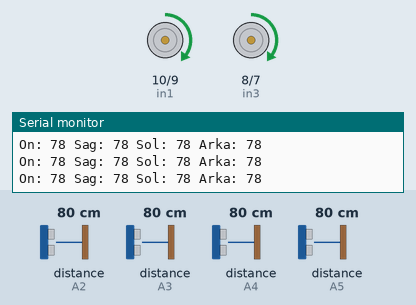
Recording of a sketch running on a simulated Arduino Uno, built with avr-gcc and run on an emulated ATmega328P. Parts: motor-driver pin pairs drawn as motors (green arrow = first pin HIGH = forward, orange = second pin HIGH = backward, longer = more drive, scaled by the enable pin), the last lines printed to the serial monitor. Wiring (inferred from the names in the program): 4 × ultrasonic range finder: trigger pin 2, echo A2 / trigger pin 4, echo A3 / trigger pin 12, echo A4 / trigger pin 13, echo A5. The test bench sets the inputs (shaded band); at power-on: distance to the obstacle (sensors on A2, A5, A3, A4) 80 cm. The echo pulse lasts 58.3 µs per cm.

Above: at 1.2 s.
1.3 s: distance to the obstacle (sensor on A2) set to 24 cm
4.3 s: distance to the obstacle (sensor on A2) set to 19 cm
At 5.2 s:
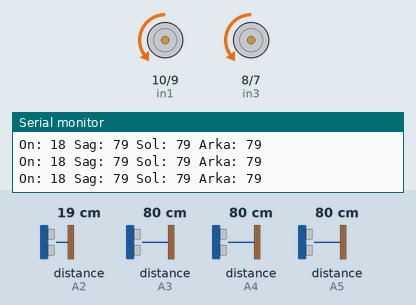
6.0 s: distance to the obstacle (sensor on A5) set to 24 cm
9.0 s: distance to the obstacle (sensor on A5) set to 19 cm
At 11.37 s:
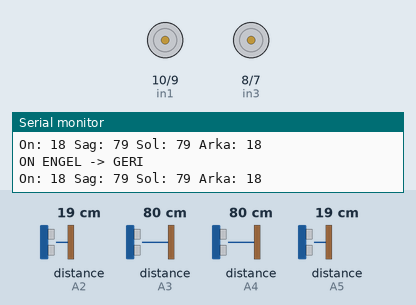
12.0 s: distance to the obstacle (sensor on A3) set to 24 cm
15.0 s: distance to the obstacle (sensor on A3) set to 20 cm
Timing chart, 0 to 17.7 s (numbered marks = the images above; inputs shaded):
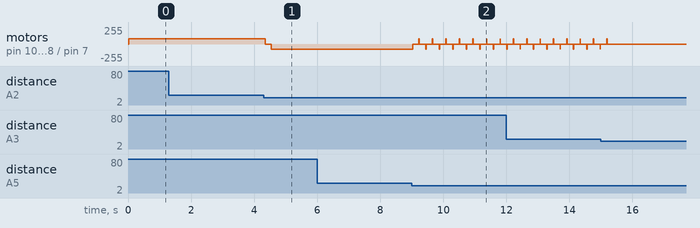

The sketch:

version_calisan_ilerigeri.ino
```cpp
// --- TRIG PİNLERİ ---
const int trigOn   = 2;
const int trigSag  = 4;
const int trigSol  = 12;
const int trigArka = 13;

// --- ECHO PİNLERİ ---
const int echoOn   = A2;
const int echoSag  = A3;
const int echoSol  = A4;
const int echoArka = A5;

// --- MOTOR PİNLERİ ---
const int enA = 11;  // PWM
const int in1 = 10;
const int in2 = 9;

const int enB = 6;   // PWM
const int in3 = 8;
const int in4 = 7;

int hiz = 80;
bool ileriDurum = true;

void setup() {
  pinMode(trigOn, OUTPUT);
  pinMode(trigSag, OUTPUT);
  pinMode(trigSol, OUTPUT);
  pinMode(trigArka, OUTPUT);

  pinMode(echoOn, INPUT);
  pinMode(echoSag, INPUT);
  pinMode(echoSol, INPUT);
  pinMode(echoArka, INPUT);

  pinMode(enA, OUTPUT);
  pinMode(in1, OUTPUT);
  pinMode(in2, OUTPUT);

  pinMode(enB, OUTPUT);
  pinMode(in3, OUTPUT);
  pinMode(in4, OUTPUT);

  Serial.begin(9600);
}

int mesafeOlc(int trigPin, int echoPin) {
  long sure;

  digitalWrite(trigPin, LOW);
  delayMicroseconds(5);
  digitalWrite(trigPin, HIGH);
  delayMicroseconds(10);
  digitalWrite(trigPin, LOW);

  sure = pulseIn(echoPin, HIGH, 30000);

  if (sure == 0) return 0;

  return sure * 0.034 / 2;
}

void loop() {
  int on   = mesafeOlc(trigOn, echoOn);
  int sag  = mesafeOlc(trigSag, echoSag);
  int sol  = mesafeOlc(trigSol, echoSol);
  int arka = mesafeOlc(trigArka, echoArka);

  Serial.print("On: "); Serial.print(on);
  Serial.print(" Sag: "); Serial.print(sag);
  Serial.print(" Sol: "); Serial.print(sol);
  Serial.print(" Arka: "); Serial.println(arka);

  if (sag > 0 && sag <= 20) {
    dur();
    Serial.println("SAG ENGEL -> DUR");
    return;
  }

  if (sol > 0 && sol <= 20) {
    dur();
    Serial.println("SOL ENGEL -> DUR");
    return;
  }

  if (ileriDurum) {
    if (on > 0 && on <= 20) {
      dur();
      delay(200);
      geri();
      ileriDurum = false;
      Serial.println("ON ENGEL -> GERI");
      return;
    } else {
      ileri();
      return;
    }
  } else {
    if (arka > 0 && arka <= 20) {
      dur();
      delay(200);
      ileri();
      ileriDurum = true;
      Serial.println("ARKA ENGEL -> ILERI");
      return;
    } else {
      geri();
      return;
    }
  }
}

// --- MOTOR FONKSİYONLARI ---

void ileri() {
  digitalWrite(in1, HIGH);
  digitalWrite(in2, LOW);

  digitalWrite(in3, HIGH);
  digitalWrite(in4, LOW);

  analogWrite(enA, hiz);
  analogWrite(enB, hiz);
}

void geri() {
  digitalWrite(in1, LOW);
  digitalWrite(in2, HIGH);

  digitalWrite(in3, LOW);
  digitalWrite(in4, HIGH);

  analogWrite(enA, hiz);
  analogWrite(enB, hiz);
}

void dur() {
  digitalWrite(in1, LOW);
  digitalWrite(in2, LOW);

  digitalWrite(in3, LOW);
  digitalWrite(in4, LOW);

  analogWrite(enA, 0);
  analogWrite(enB, 0);
}
```

Measured:
- the behaviour switches between 22 and 21 cm on distance to the obstacle (sensor on A2) (found by bisection; images 0 and 1)
- the behaviour switches between 22 and 21 cm on distance to the obstacle (sensor on A5) (found by bisection; images 1 and 2)
- after the input at 4.3 s, motor on pin 10 (in1) / pin 9 (in2), motor on pin 8 (in3) / pin 7 (in4): forward 80/255 → stopped after 0.05 s, → backward 80/255 0.20 s later
- after the input at 9.0 s, motor on pin 10 (in1) / pin 9 (in2), motor on pin 8 (in3) / pin 7 (in4): backward 80/255 → stopped at once, then repeats every 0.43 s: forward 80/255 0.01 s, stopped 0.20 s, backward 80/255 0.01 s, stopped 0.20 s
- after the input at 15.0 s, motor on pin 10 (in1) / pin 9 (in2), motor on pin 8 (in3) / pin 7 (in4): goes on until 15.2 s, then stays stopped
